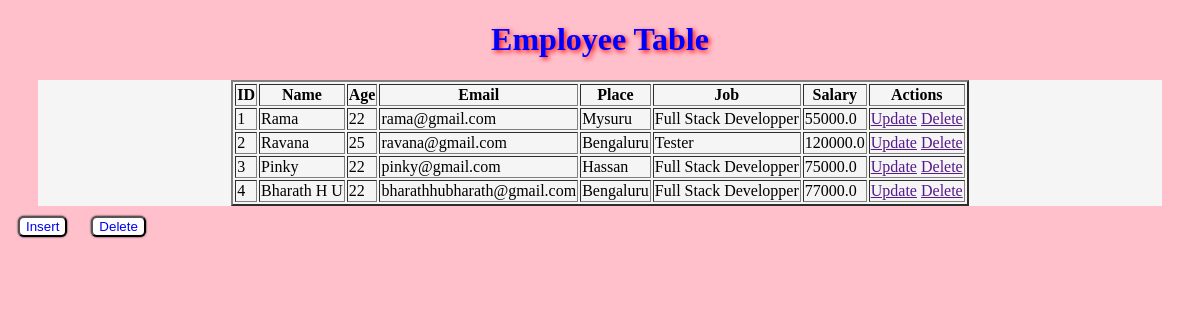
Before: / with the older database file.
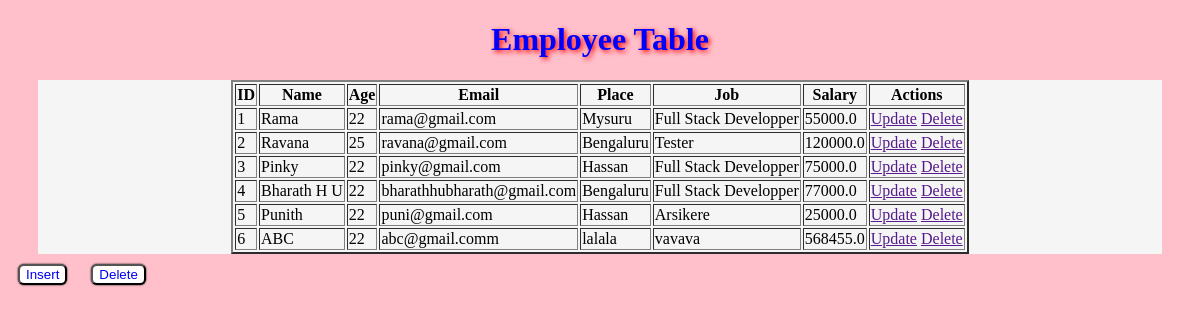
After: the same page with the newer database file.
### myapp/models.py (models this page shows, shortened)
class Employee(models.Model):
    name=models.CharField(max_length=100)
    age=models.IntegerField()
    email=models.EmailField()
    place=models.CharField(max_length=100)
    job=models.CharField(max_length=100)
    salary=models.FloatField()

### myapp/views.py (the view)
# urls.py: path('',display),
def display(request):
    e=Employee.objects.all()
    d={'emp':e}
    return render(request,'display.html',d)

### templates/display.html (shortened to what this page needs)
<!DOCTYPE html>
<html lang="en">
<head>
</head>
<body>
    <center>
        <h1>Employee Table</h1>
<div class="container">
        <table border="2">
            <tr >
                <th>ID</th>
                <th>Name</th>
                <th>Age</th>
                <th>Email</th>
                <th>Place</th>
                <th>Job</th>
                <th>Salary</th>
                <th>Actions</th>
            </tr>
            {% for i in emp %}
            <tr>
                <td>{{i.id}}</td>
                <td>{{i.name}}</td>
                <td>{{i.age}}</td>
                <td>{{i.email}}</td>
                <td>{{i.place}}</td>
                <td>{{i.job}}</td>
                <td>{{i.salary}}</td>
                <td><a href="">Update</a>
                <a href="">Delete</a></td>
            </tr>
            {% endfor %}
        </div>
    </center>
    <button type="submit" class="btns">
<a href="insert" class="btn">Insert</a>
</button>
    <button type="reset" class="btns">
        <a href="delete" class="btn">Delete</a>
    </button>
</body>
</html>

### templates/display.html (style rules this page uses)
body { background-color: pink; }
.container { background-color:whitesmoke; color:black; width:95%; }
h1 { color:blue; text-shadow: 2px 2px 5px red; }
.btn { text-decoration: none; border-top: 60px; }
.btns { margin: 10px 10px; background-color:white; border-radius: 6px; box-shadow: 0px 0px 2px; }

Changed rows visible on the page:
added Employee: id "5", name "Punith", age "22", email "puni@gmail.com", place "Hassan", job "Arsikere", salary "25000.0"
added Employee: id "6", name "ABC", age "22", email "abc@gmail.comm", place "lalala", job "vavava", salary "568455.0"
